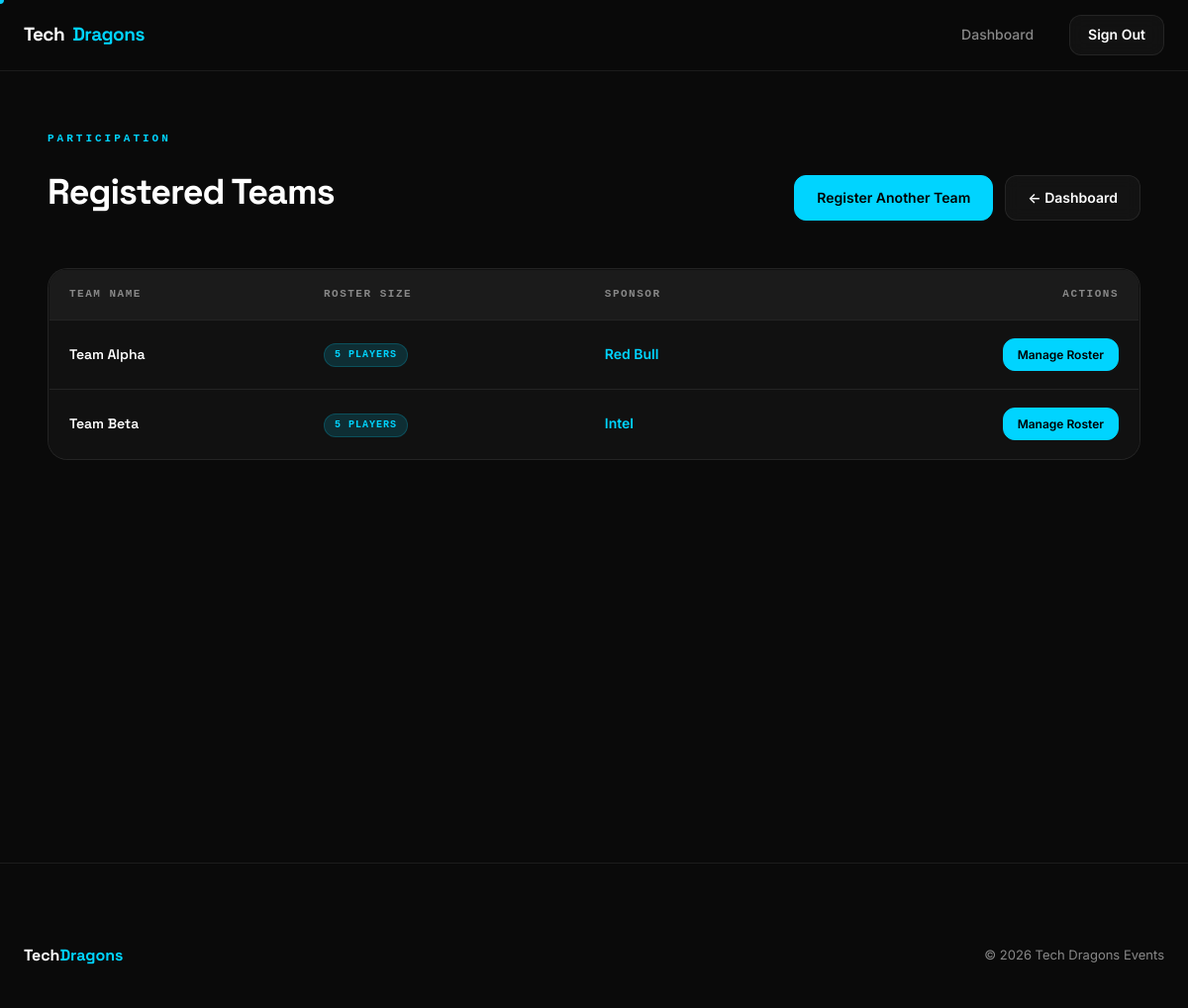
Page /viewTeam.php?id=1 (signed in) on the committed database.
### tables this page shows
CREATE TABLE squadre (
    idSquadra INT AUTO_INCREMENT PRIMARY KEY,
    nomeSquadra VARCHAR(50) NOT NULL,           
    nComponenti INT NOT NULL,
    idSponsor INT,                              
    FOREIGN KEY (idSponsor) REFERENCES sponsor(idSponsor)   
);

CREATE TABLE sponsor (
    idSponsor INT AUTO_INCREMENT PRIMARY KEY,
    nomeAzienda VARCHAR(50) NOT NULL,           
    nomeResponsabile VARCHAR(50) NOT NULL,
    cognomeResponsabile VARCHAR(50) NOT NULL,
    emailResponsabile VARCHAR(100) NOT NULL           
);

### public/viewTeam.php (the view, shortened to what this page needs)
<?php
require '../config.php';
$idT      = isset($_GET['id']) ? (int)$_GET['id'] : null;
$teamInfo = null;
if ($idT) {
    $stm = $pdo->prepare(
        "SELECT s.idSquadra, s.nomeSquadra, s.nComponenti, sp.nomeAzienda
         FROM squadre s
         LEFT JOIN sponsor sp ON s.idSponsor = sp.idSponsor
         JOIN tornei_squadre ts ON s.idSquadra = ts.idSquadra
         WHERE ts.idTorneo = :id
         ORDER BY s.nomeSquadra"
    );
    $stm->bindParam(':id', $idT);
    $stm->execute();
    $teamInfo = $stm->fetchAll(PDO::FETCH_ASSOC);
}
?>
<!DOCTYPE html>
<html lang="en">
<head>
    <link rel="stylesheet" href="/assets/css/main.css">
    <link rel="stylesheet" href="/assets/css/php-pages.css">
</head>
<body>
<nav class="glass-nav scrolled" id="navbar">
    <div class="nav-container">
        <a href="/" class="nav-logo">Tech<span>Dragons</span></a>
        <div class="links">
            <a href="/dashboard.php">Dashboard</a>
            <a href="/logout.php" class="btn-secondary" style="padding:8px 18px;">Sign Out</a>
        </div>
    </div>
</nav>
<main class="page-main">
    <div class="container">
        <div class="page-header">
            <div class="page-header-left">
                <span class="section-label">Participation</span>
                <h1>Registered Teams</h1>
            </div>
            <div class="page-header-actions">
                <?php if ($idT): ?>
                    <a href="/signTeam.php?id=<?= $idT ?>" class="btn-primary">Register Another Team</a>
                <?php endif; ?>
                <a href="/dashboard.php" class="btn-secondary">← Dashboard</a>
            </div>
        </div>
        <?php if ($teamInfo && count($teamInfo) > 0): ?>
        <div class="data-table-wrap">
            <table class="data-table">
                <thead>
                    <tr>
                        <th>Team Name</th>
                        <th>Roster Size</th>
                        <th>Sponsor</th>
                        <th style="text-align:right">Actions</th>
                    </tr>
                </thead>
                <tbody>
                    <?php foreach ($teamInfo as $team): ?>
                    <tr>
                        <td style="font-weight:600;font-family:var(--font-display);">
                            <?= htmlspecialchars($team['nomeSquadra'], ENT_QUOTES) ?>
                        </td>
                        <td>
                            <span class="badge badge-blue"><?= (int)$team['nComponenti'] ?> players</span>
                        </td>
                        <td style="color:var(--accent-blue);font-weight:600;">
                            <?= htmlspecialchars($team['nomeAzienda'] ?? 'Independent', ENT_QUOTES) ?>
                        </td>
                        <td>
                            <div class="table-actions">
                                <a href="/addMember.php?id=<?= (int)$team['idSquadra'] ?>" class="btn-primary" style="padding:6px 14px;font-size:12px;">
                                    Manage Roster
                                </a>
                            </div>
                        </td>
                    </tr>
                    <?php endforeach; ?>
                </tbody>
            </table>
        </div>
        <?php endif; ?>
    </div>
</main>
<footer>
    <div class="footer-inner">
        <div class="footer-bottom" style="border-top:none;padding-top:0;">
            <span class="footer-logo" style="font-family:var(--font-display);font-weight:700;">Tech<span style="color:var(--accent-blue)">Dragons</span></span>
            <p>&copy; <?= date('Y') ?> Tech Dragons Events</p>
        </div>
    </div>
</footer>
</body>
</html>

### public/assets/css/php-pages.css (style rules this page uses)
table { width: 100%; border-collapse: collapse; background: var(--bg-secondary); border: 1px solid var(--border); border-radius: var(--radius); overflow: hidden; }
th, td { padding: 16px 20px; text-align: left; border-bottom: 1px solid var(--border); }
th { background: rgba(255,255,255,0.02); font-family: var(--font-mono); font-size: 11px; font-weight: 700; text-transform: uppercase; letter-spacing: 1.5px; color: var(--text-secondary); }
tbody tr:last-child td { border-bottom: none; }
a { color: var(--accent-blue); text-decoration: none; }

### rows in the picture
squadre: nomeSquadra "Team Alpha", nComponenti "5", idSponsor.nomeAzienda "Red Bull"
squadre: nomeSquadra "Team Beta", nComponenti "5", idSponsor.nomeAzienda "Intel"
